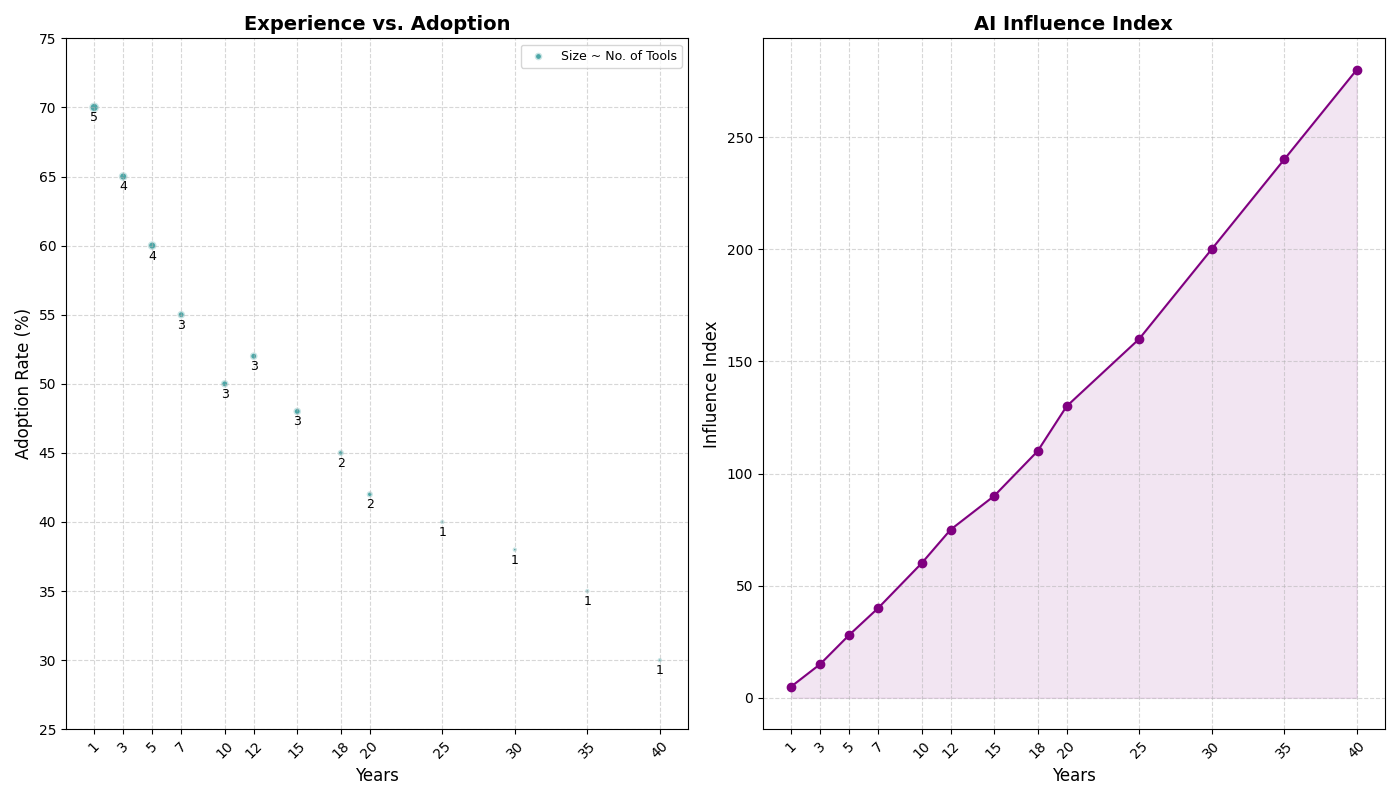

The Python source for this figure:
import matplotlib.pyplot as plt
import numpy as np

years_experience = np.array([1, 3, 5, 7, 10, 12, 15, 18, 20, 25, 30, 35, 40])
ai_adoption_rate = np.array([70, 65, 60, 55, 50, 52, 48, 45, 42, 40, 38, 35, 30])
number_of_tools = np.array([5, 4, 4, 3, 3, 3, 3, 2, 2, 1, 1, 1, 1]) * 10

ai_influence_index = np.array([5, 15, 28, 40, 60, 75, 90, 110, 130, 160, 200, 240, 280])

fig, axs = plt.subplots(1, 2, figsize=(14, 8))

scatter = axs[0].scatter(years_experience, ai_adoption_rate, s=number_of_tools, c='teal', alpha=0.7, edgecolors='w', linewidth=2)
axs[0].set_title("Experience vs. Adoption", fontsize=14, fontweight='bold')
axs[0].set_xlabel("Years", fontsize=12)
axs[0].set_ylabel("Adoption Rate (%)", fontsize=12)
axs[0].set_xticks(years_experience)
axs[0].tick_params(axis='x', rotation=45)
axs[0].set_yticks(np.arange(25, 80, 5))
axs[0].grid(True, linestyle='--', alpha=0.5)

for i, (x, y) in enumerate(zip(years_experience, ai_adoption_rate)):
    axs[0].annotate(f'{number_of_tools[i]//10}', (x, y), textcoords="offset points", xytext=(0, -10), ha='center', fontsize=9)

axs[0].legend(['Size ~ No. of Tools'], loc='upper right', fontsize=9)

axs[1].plot(years_experience, ai_influence_index, color='purple', marker='o', linestyle='-')
axs[1].set_title("AI Influence Index", fontsize=14, fontweight='bold')
axs[1].set_xlabel("Years", fontsize=12)
axs[1].set_ylabel("Influence Index", fontsize=12)
axs[1].set_xticks(years_experience)
axs[1].tick_params(axis='x', rotation=45)
axs[1].grid(True, linestyle='--', alpha=0.5)
axs[1].fill_between(years_experience, ai_influence_index, color='purple', alpha=0.1)

plt.tight_layout()

plt.show()
